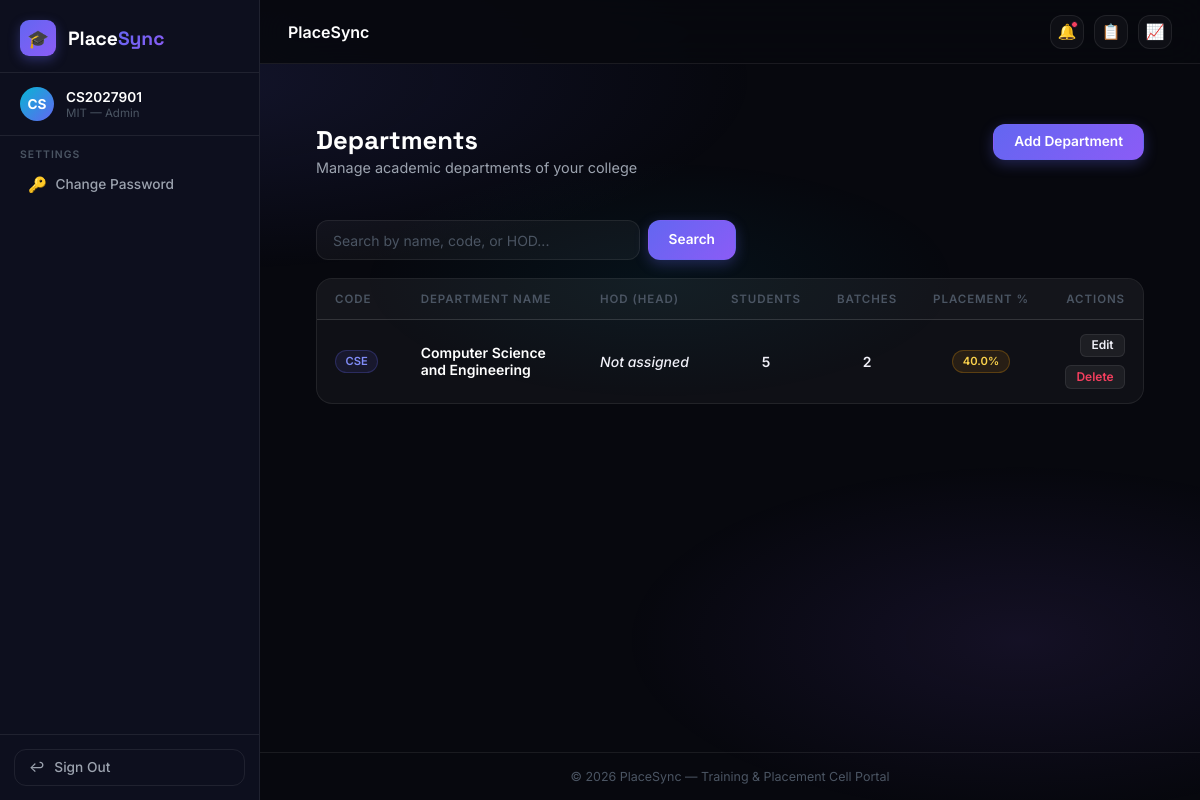
Screenshot of /departments/ (signed in) with the database file from the repository.
### accounts/models.py (models this page shows, shortened)
class User(AbstractUser):
    class Role(models.TextChoices):
        COLLEGE_ADMIN = 'COLLEGE_ADMIN', 'College Admin'
        STUDENT = 'STUDENT', 'Student'
    role = models.CharField(
        max_length=20,
        choices=Role.choices,
        default=Role.STUDENT
    )
    college = models.ForeignKey(
        'colleges.College',
        on_delete=models.SET_NULL,
        null=True,
        blank=True,
        related_name='users'
    )
    must_change_password = models.BooleanField(default=False)

### colleges/models.py (models this page shows, shortened)
class College(models.Model):
    name = models.CharField(max_length=255, unique=True)
    code = models.CharField(max_length=50, unique=True, help_text="Unique college code or abbreviation")
    address = models.TextField(blank=True)
    website = models.URLField(blank=True)
    created_at = models.DateTimeField(auto_now_add=True)
    logo = models.ImageField(upload_to='college_logos/', blank=True, null=True)
    university = models.CharField(max_length=255, blank=True)
    email = models.EmailField(blank=True)
    phone = models.CharField(max_length=20, blank=True)
    linkedin = models.URLField(blank=True, verbose_name="LinkedIn")
    twitter = models.URLField(blank=True, verbose_name="Twitter")
    instagram = models.URLField(blank=True, verbose_name="Instagram")

### departments/models.py (models this page shows, shortened)
class Department(models.Model):
    college = models.ForeignKey(
        'colleges.College',
        on_delete=models.CASCADE,
        related_name='departments'
    )
    name = models.CharField(max_length=255)
    code = models.CharField(
        max_length=50,
        help_text="e.g. CSE, ECE, ME"
    )
    description = models.TextField(blank=True)
    department_head = models.CharField(
        max_length=255,
        blank=True,
        help_text="Name of Head of Department"
    )
    created_at = models.DateTimeField(auto_now_add=True)
    class Meta:
        constraints = [
            models.UniqueConstraint(
                fields=['college', 'code'],
                name='unique_college_department_code'
            ),
            models.UniqueConstraint(
                fields=['college', 'name'],
                name='unique_college_department_name'
            ),
        ]

### departments/views.py (the view)
# urls.py: path('', DepartmentListView.as_view(), name='list'),
class DepartmentListView(LoginRequiredMixin, View):
    template_name = 'departments/department_list.html'
    def get(self, request, *args, **kwargs):
        college = request.user.college
        if not college:
            raise Http404("No college associated with your account.")
        departments = college.departments.all().order_by('name')
        q = request.GET.get('q', '').strip()
        if q:
            departments = departments.filter(
                Q(name__icontains=q) | Q(code__icontains=q) | Q(department_head__icontains=q)
            )
        departments_data = []
        for dept in departments:
            total_students = dept.students.count()
            total_batches = dept.batches.count()
            placed_students = dept.students.filter(
                placement_status__in=['PLACED', 'PLACED_AND_INTERN']
            ).count()
            pct = round((placed_students / total_students * 100), 1) if total_students > 0 else 0.0
            departments_data.append({
                'dept': dept,
                'total_students': total_students,
                'total_batches': total_batches,
                'placement_pct': pct
            })
        return render(request, self.template_name, {
            'departments_data': departments_data,
            'q': q
        })

### staff_permissions/templatetags/staff_tags.py (called while the page is built)
@register.filter(name='has_perm_filter')
def has_perm_filter(user, permission_name):
    if not user or not user.is_authenticated:
        return False
    return has_staff_permission(user, permission_name)

@register.filter(name='is_college_admin_filter')
def is_college_admin_filter(user):
    if not user or not user.is_authenticated:
        return False
    return is_college_admin(user)

### staff_permissions/utils.py (called while the page is built, shortened)
def is_college_admin(user):
    if not user.is_authenticated:
        return False
    if user.is_superuser:
        return True
    if getattr(user, 'role', '') == 'COLLEGE_ADMIN':
        return not hasattr(user, 'staff_profile')
    return False

def has_staff_permission(user, permission_name):
    if not user.is_authenticated:
        return False
    if is_college_admin(user):
        return True
    if getattr(user, 'role', '') != 'COLLEGE_ADMIN':
        return False

### templates/departments/department_list.html (shortened to what this page needs)
{% extends 'base.html' %}
{% block content %}
<div class="container" style="flex: 1; padding-top: 2rem; padding-bottom: 3rem;">
    <div class="dashboard-header" style="border-bottom: none; margin-bottom: 1.5rem;">
        <div>
            <h1 class="dashboard-title">Departments</h1>
            <p class="dashboard-welcome">Manage academic departments of your college</p>
        </div>
        <div>
            <a href="{% url 'departments:create' %}" class="btn btn-primary">Add Department</a>
        </div>
    </div>
    <form method="get" class="search-bar">
        <input type="text" name="q" value="{{ q }}" placeholder="Search by name, code, or HOD..." class="form-input search-input">
        <button type="submit" class="btn btn-primary" style="padding: 0.75rem 1.25rem;">Search</button>
    </form>
    {% if departments_data %}
        <div class="table-wrapper">
            <div class="table-responsive">
                <table class="data-table">
                    <thead>
                        <tr>
                            <th style="width: 12%;">Code</th>
                            <th style="width: 25%;">Department Name</th>
                            <th style="width: 20%;">HOD (Head)</th>
                            <th style="width: 10%; text-align: center;">Students</th>
                            <th style="width: 10%; text-align: center;">Batches</th>
                            <th style="width: 13%; text-align: center;">Placement %</th>
                            <th style="width: 10%; text-align: right;">Actions</th>
                        </tr>
                    </thead>
                    <tbody>
                        {% for item in departments_data %}
                            <tr>
                                <td>
                                    <span class="badge badge-code">{{ item.dept.code }}</span>
                                </td>
                                <td style="color: #fff; font-weight: 600;">
                                    {{ item.dept.name }}
                                </td>
                                <td style="color: var(--text-secondary); font-weight: 500;">
                                    {% if item.dept.department_head %}
                                        👨‍🏫 {{ item.dept.department_head }}
                                    {% else %}
                                        <span style="color: var(--text-muted); font-style: italic;">Not assigned</span>
                                    {% endif %}
                                </td>
                                <td style="text-align: center; color: var(--text-secondary); font-weight: 600;">
                                    {{ item.total_students }}
                                </td>
                                <td style="text-align: center; color: var(--text-secondary); font-weight: 600;">
                                    {{ item.total_batches }}
                                </td>
                                <td style="text-align: center; font-weight: 700;">
                                    <span class="badge {% if item.placement_pct >= 70 %}badge-green{% elif item.placement_pct >= 40 %}badge-amber{% else %}badge-sky{% endif %}">
                                        {{ item.placement_pct }}%
                                    </span>
                                </td>
                                <td>
                                    <div class="table-actions" style="justify-content: flex-end;">
                                        <a href="{% url 'departments:edit' pk=item.dept.pk %}" class="btn btn-secondary btn-xs">Edit</a>
                                        <a href="{% url 'departments:delete' pk=item.dept.pk %}" class="btn btn-secondary btn-xs btn-danger-text">Delete</a>
                                    </div>
                                </td>
                            </tr>
                        {% endfor %}
                    </tbody>
                </table>
            </div>
        </div>
    {% endif %}
</div>
{% endblock %}

### templates/base.html (shortened to what this page needs)
{% load static %}
{% load staff_tags %}
<!DOCTYPE html>
<html lang="en">
<head>
    <link rel="stylesheet" href="{% static 'css/style.css' %}">
</head>
<body>
{% if user.is_authenticated %}
<div class="app-layout">
    <aside class="sidebar" role="navigation" aria-label="Main navigation">
        <a href="{% url 'dashboard:index' %}" class="sidebar-brand">
            <div class="sidebar-brand-icon">🎓</div>
            <div class="sidebar-brand-text">Place<span>Sync</span></div>
        </a>
        <div class="sidebar-user">
            <div class="sidebar-avatar">{{ user.username|slice:":2"|upper }}</div>
            <div class="sidebar-user-info">
                <div class="sidebar-user-name">{{ user.username }}</div>
                <div class="sidebar-user-role">{{ user.college.code }} — Admin</div>
            </div>
        </div>
        <div class="sidebar-section">
            <div class="sidebar-section-label">Settings</div>
            <ul class="sidebar-nav">
                {% if request.user|is_college_admin_filter %}
                <li><a href="{% url 'staff_permissions:settings' %}" class="sidebar-link"><span class="sidebar-link-icon">⚙️</span> Settings</a></li>
                {% else %}
                <li><a href="{% url 'staff_permissions:change_password' %}" class="sidebar-link"><span class="sidebar-link-icon">🔑</span> Change Password</a></li>
                {% endif %}
            </ul>
        </div>
        <div class="sidebar-footer">
            <a href="{% url 'accounts:logout' %}" class="sidebar-logout">
                <span>↩</span> Sign Out
            </a>
        </div>
    </aside>
    <div class="main-area">
        <header class="topbar">
            <span class="topbar-title">{% block topbar_title %}PlaceSync{% endblock %}</span>
            <div class="topbar-actions">
                <a href="{% url 'communication:notifications' %}" class="topbar-btn" title="Notifications">
                    🔔<span class="topbar-notif-dot"></span>
                </a>
                <a href="{% url 'reports:dashboard' %}"   class="topbar-btn" title="Reports">📋</a>
                <a href="{% url 'analytics:dashboard' %}" class="topbar-btn" title="Analytics">📈</a>
            </div>
        </header>
        <main class="page-content" id="main-content">
{% endif %}
{% block content %}{% endblock %}
{% if user.is_authenticated %}
        </main>
        <footer class="footer">
            &copy; 2026 PlaceSync &mdash; Training &amp; Placement Cell Portal
        </footer>
    </div>
</div>
{% else %}
</div>
{% endif %}
</body>
</html>

### rows the page displays
User: username "CS", username "CS2027901", college.code "MIT"
Department: dept.code "CSE", dept.name "Computer Science and Engineering", department_head "Not assigned", total_students "5", total_batches "2", placement_pct "40.0"
